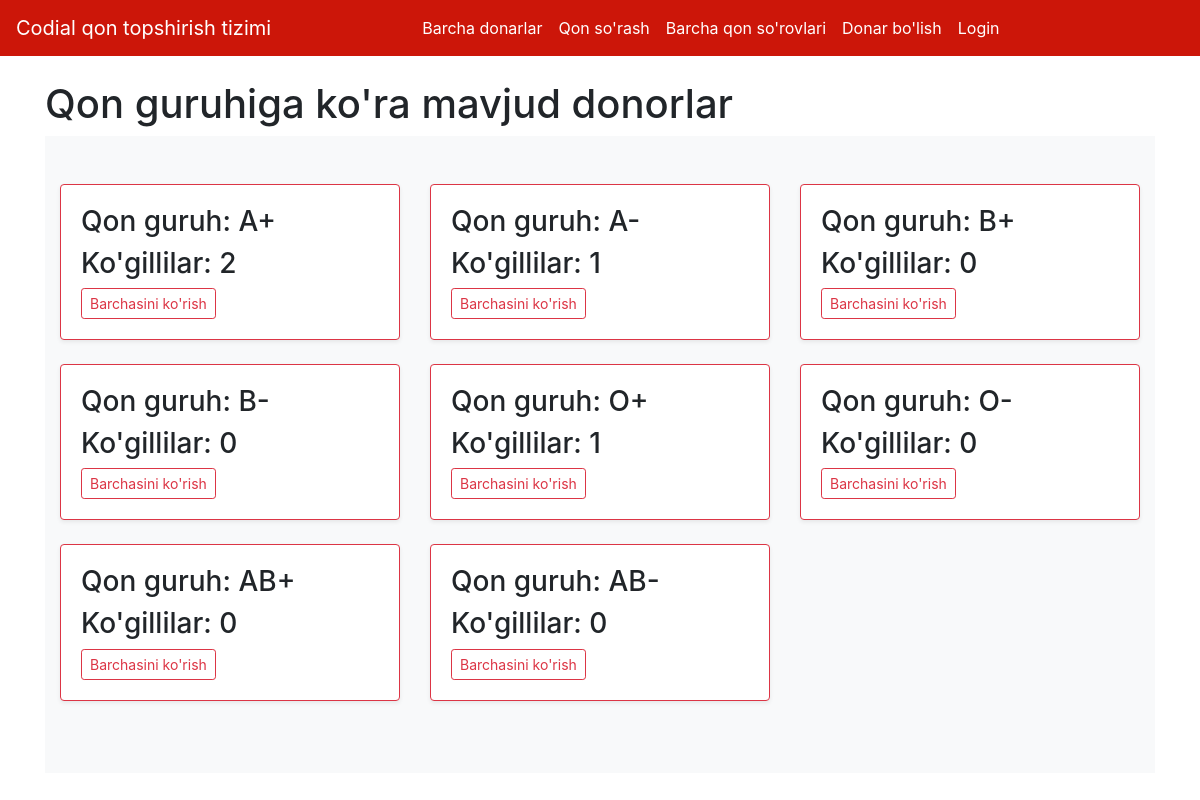
The page / on the database its author committed.
### HomeApp/models.py (models this page shows, shortened)
class QonGuruh(models.Model):
    nom = models.CharField(max_length=5)

### HomeApp/views.py (the view)
# urls.py: path('', BoshSahifaView.as_view()),
class BoshSahifaView(View):
    def get(self, request):
        data = {
            "guruhlar": QonGuruh.objects.annotate(jami=Count('donor'))
        }
        return render(request, 'bosh_sahifa.html', data)

### templates/bosh_sahifa.html (shortened to what this page needs)
{% extends 'base.html' %}
{% load static %}
{% block body %}
<div class="container">
<h1>Qon guruhiga ko'ra mavjud donorlar</h1>
  <div class="album py-5 bg-light">
    <div class="container">
      <div class="row">
        {% for guruh in guruhlar %}
        <div class="col-md-4">
          <div class="card mb-4 shadow-sm border-danger">
            <div class="card-body">
              <h3 class="card-text">Qon guruh: {{guruh.nom}}</h3>
              <h3 class="card-text">Ko'gillilar: {{guruh.jami}}</h3>
              <div class="d-flex justify-content-between align-items-center">
                <div class="btn-group">
                  <a href="/donorlar/{{guruh.id}}/" class="btn btn-sm btn-outline-danger">Barchasini ko'rish</a>
                </div>
              </div>
            </div>
          </div>
        </div>
        {% endfor %}
      </div>
    </div>
  </div>
</div>
{% endblock %}

### rows shown on the page
QonGuruh: nom "A+", jami "2"
QonGuruh: nom "A-", jami "1"
QonGuruh: nom "B+", jami "0"
QonGuruh: nom "B-", jami "0"
QonGuruh: nom "O+", jami "1"
QonGuruh: nom "O-", jami "0"
QonGuruh: nom "AB+", jami "0"
QonGuruh: nom "AB-", jami "0"
